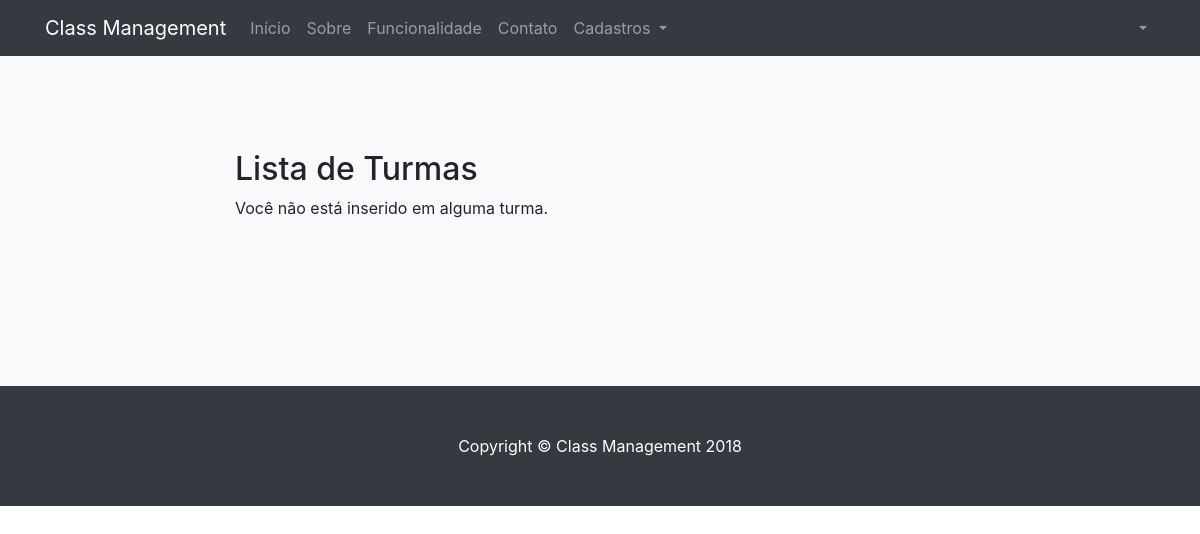
Page /turmas/ (signed in) on the earlier database version.
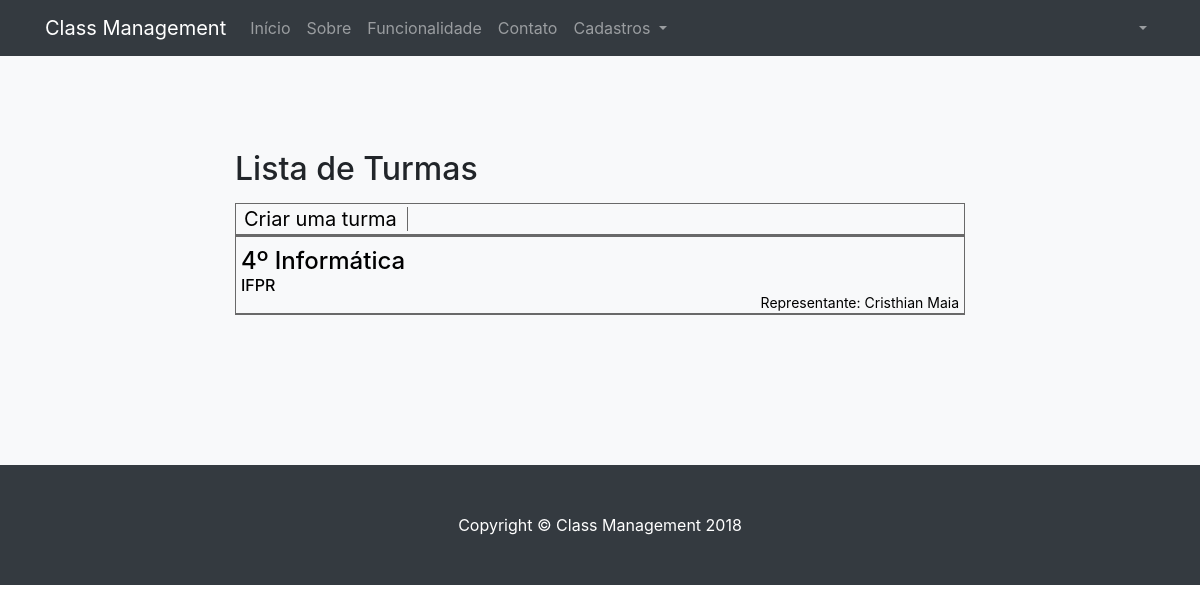
Same page on the later database version.
### classmanagement/models.py (models this page shows, shortened)
class Turma(models.Model):
    nome                    = models.CharField(max_length=120, blank=False, null=False, help_text='Obrigatório.')
    alunos                  = models.ManyToManyField(User, help_text='Obrigatório', related_name='alunos_matriculados')
    data_cadastro           = models.DateField(auto_now_add=True)
    representante           = models.ForeignKey(User, on_delete=models.PROTECT, blank=False, null=False)
    colegio                 = models.ForeignKey(Colegio, on_delete=models.PROTECT, blank=False, null=False, help_text='Obrigatório.')

class Colegio(models.Model):
    nome                    = models.CharField(max_length=240, blank= False, null=False, help_text='Obrigatório.')
    data_cadastro           = models.DateField(auto_now_add=True)
    class Meta:
        verbose_name = 'Colégio'
        verbose_name_plural = 'Colégios'

### classmanagement/views.py (the view)
# urls.py: path('turmas/', views.TurmasTemplateView.as_view(), name='turmas'),  # Tela das turmas disponiveis para o usuario
class TurmasTemplateView(LoginRequiredMixin, TemplateView): #Tela de turmas do disponiveis para o usuario - pos login
    template_name = 'turmas.html'
    login_url = '/login/'
    def get_context_data(self, **kwargs):
        context = super().get_context_data(**kwargs)
        context['turmas'] = models.Turma.objects.all()
        context['titulo'] = 'Lista de Turmas'
        return context

### classmanagement/templates/turmas.html (shortened to what this page needs)
{% extends "base.html" %}
{% load static %}
{% load bootstrap4 %}
{% block conteudo %}
<section class="bg-light">
  <div class="container">
    <div class="row">
      <div class="col-lg-8 mx-auto">
        <h2>{{titulo}}</h2>
        {% if turmas %}
        <div class="list">
          <div class="menu_list">
            <ul class="">
              <li><a href="{% url 'cadastrar_turma' %}">Criar uma turma</a></li>
            </ul>
          </div>
          <div class="list_array">
            <ul>
              {% for t in turmas %}
              <li>
                <a href="/turma/{{t.id}}">
                <h1>{{t.nome}}</h1>
                <h2>{{t.colegio.nome}}</h2>
                <h3>Representante: {{t.representante.first_name}} {{t.representante.last_name}}</h3>
              </a>
              </li>
              {% endfor %}
            </ul>
          </div>
        </div>
        {% else %}
        <p>Você não está inserido em alguma turma.</p>
        {% endif %}
      </div>
    </div>
  </div>
</section>
  {% endblock %}

### classmanagement/templates/base.html (shortened to what this page needs)
{% load static %}
<!DOCTYPE html>
<html lang="en">
  <head>
    <link href="{% static 'vendor/bootstrap/css/bootstrap.min.css' %}" rel="stylesheet">
    <link href="{% static 'css/scrolling-nav.css' %}" rel="stylesheet">
    <link href="{% static 'css/style.css' %}" rel="stylesheet">
  </head>
  <body id="page-top">
    {% block menu %}
    <div id="menu">
      <nav class="navbar navbar-expand-lg navbar-dark bg-dark fixed-top" id="mainNav">
        <div class="container">
          <a class="navbar-brand js-scroll-trigger" href="/">Class Management</a>
          <div class="collapse navbar-collapse" id="navbarResponsive">
            <ul class="navbar-nav mr-auto">
              <li class="nav-item">
                <a class="nav-link js-scroll-trigger" href="{% url 'index' %}">Início</a>
              </li>
              {% block menu_index %}
              <li class="nav-item">
                <a class="nav-link js-scroll-trigger" href="#about">Sobre</a>
              </li>
              <li class="nav-item">
                <a class="nav-link js-scroll-trigger" href="#services">Funcionalidade</a>
              </li>
              <li class="nav-item">
                <a class="nav-link js-scroll-trigger" href="#contact">Contato</a>
              </li>
              {% endblock %}
              {% if request.user.is_authenticated %}
              <li class="nav-item dropdown">
                <a class="nav-link dropdown-toggle" href="#" id="navbarDropdown" role="button" data-toggle="dropdown" aria-haspopup="true" aria-expanded="false">
                  Cadastros
                </a>
              </li>
              {% endif %}
            </ul>
              {% if request.user.is_authenticated %}
              <ul class="navbar-nav ml-auto">
                <li class="nav-item dropdown">
                  <a class="nav-link dropdown-toggle" href="#" id="navbarDropdown" role="button" data-toggle="dropdown" aria-haspopup="true" aria-expanded="false">
                  </a>
                </li>
              </ul>
            {% else %}
            <ul class="navbar-nav ml-auto">
              <li class="nav-item">
                <a class="nav-link js-scroll-trigger" href="{% url 'login' %}">Entrar</a>
              </li>
            </ul>
            {% endif %}
          </div>
        </div>
      </nav>
    </div>
    {% endblock %}
    {% block conteudo %}{% endblock %}
    {% block rodape %}
    <footer class="py-5 bg-dark">
      <div class="container">
        <p class="m-0 text-center text-white">Copyright &copy; Class Management 2018</p>
      </div>
    </footer>
    {% endblock %}
  </body>
</html>

### classmanagement/static/css/scrolling-nav.css (style rules this page uses)
section { padding: 150px 0; }

### classmanagement/static/css/style.css (style rules this page uses)
a, a:hover { text-decoration: none; color: #FFFFFF; }
.list { border: 1px solid #696969; margin: 15px 0px 0px 0px; padding: 0px; }
.list a { text-decoration: none; color: black; }
.menu_list ul { padding-left: 0px; margin-bottom: 0px; border-bottom: 3px solid #696969; }
.menu_list li { border-right: 1px solid #696969; list-style-type: none; display: inline; padding-right: 10px; padding-left: 8px; font-size: 20px; }
.list_array ul { padding-left: 0px; margin-bottom: 0px; }
.list_array li { padding: 10px 0px 0px 5px; border-bottom: 1px solid #696969; list-style-type: none; }
.list_array h1 { font-size: 24px; margin: 0px; }
.list_array h2 { font-size: 16px; margin: 0px; }
.list_array h3 { margin-bottom: 1px; padding-right: 5px; font-size: 14px; font-weight: normal; text-align: right; }

Differences in the rows shown:
added Turma: nome "4º Informática", colegio.nome "IFPR", representante.first_name "Cristhian", representante.last_name "Maia"
Other differences:
text no longer shown: "Você não está inserido em alguma turma."
text now shown: "Criar uma turma"
